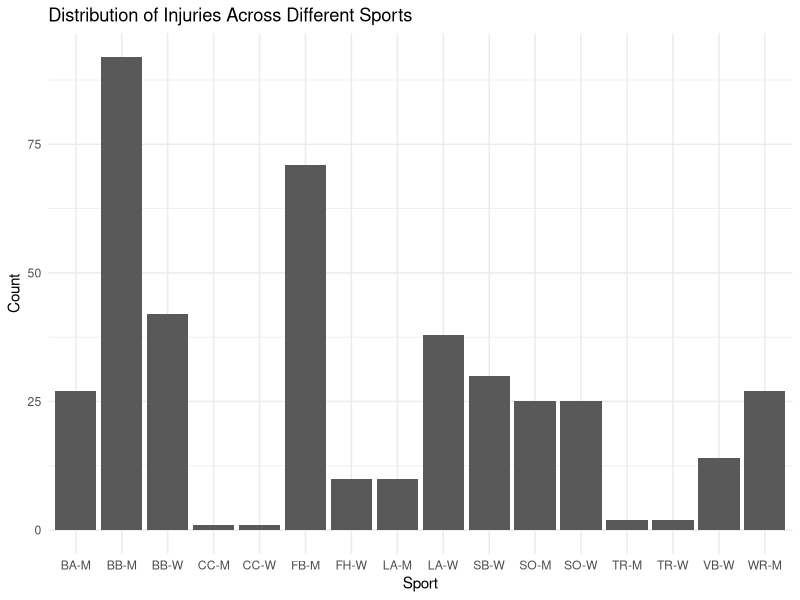
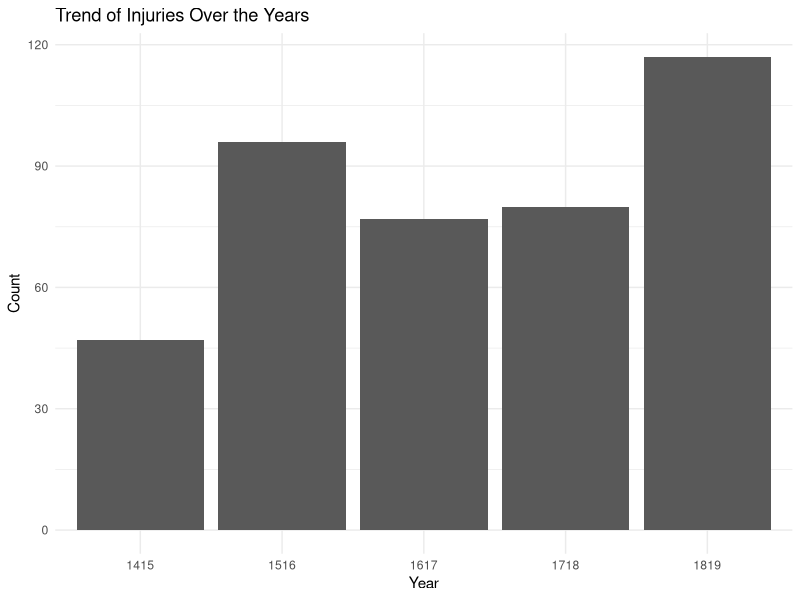
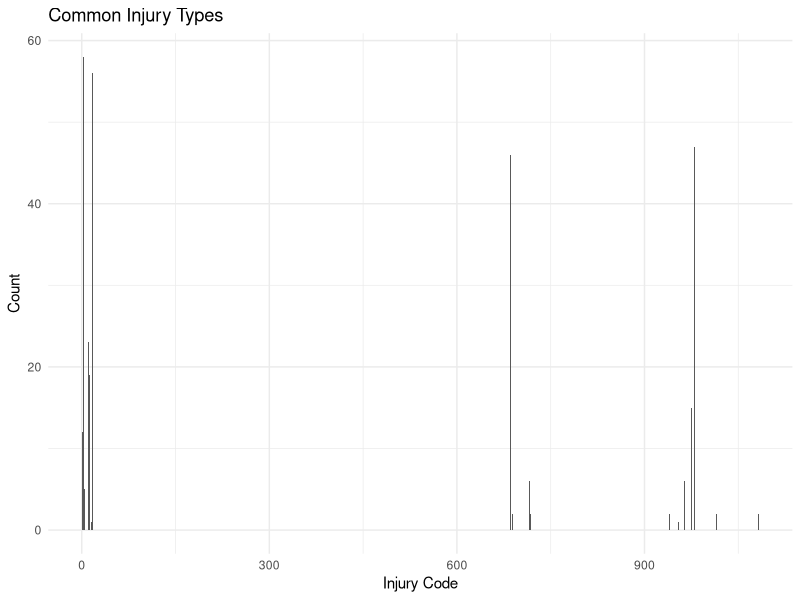
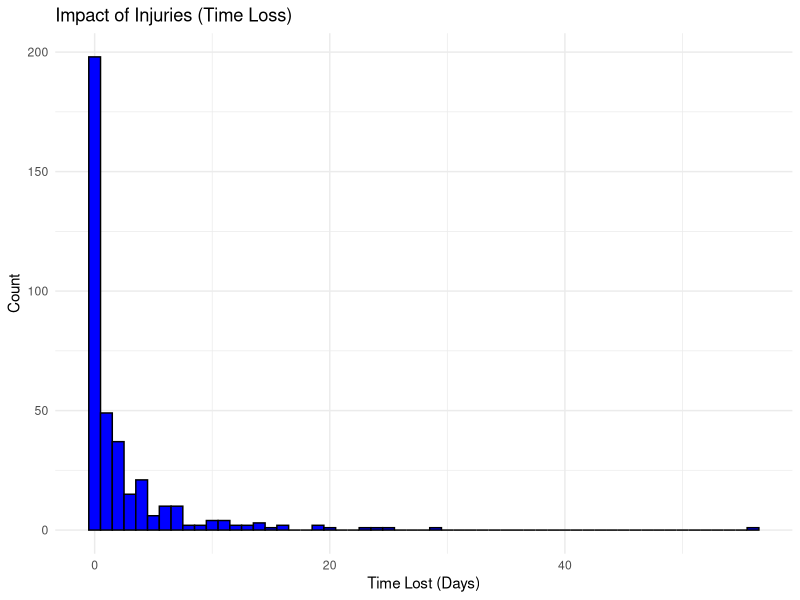

Write the R code that produced these figures, in order.
## ---- chunk 1
knitr::opts_chunk$set(echo = TRUE)
## ---- chunk 2
library(readxl)
library(dplyr)
library(ggplot2)
## ---- chunk 3
data <- read_excel("injuries.xlsx")
## ---- chunk 4
# Count unique values for categorical variables
sapply(data, function(x) if(is.factor(x) | is.character(x)) length(unique(x)) else NA)
## ---- chunk 5
# Count injuries by sport
data %>%
  group_by(Sport) %>%
  summarise(Injury_Count = n())

## ---- chunk 6
# Common injury types
data %>%
  group_by(Injury_or_Illness_Code) %>%
  summarise(Count = n()) %>%
  arrange(desc(Count))

# Affected body parts
data %>%
  group_by(Bodypart_or_System_Code) %>%
  summarise(Count = n()) %>%
  arrange(desc(Count))

## ---- chunk 7
# Plot the distribution of injuries across different sports
ggplot(data, aes(x = Sport)) +
  geom_bar() +
  theme_minimal() +
  labs(title = "Distribution of Injuries Across Different Sports", x = "Sport", y = "Count")


## ---- chunk 8
# Convert Year to a factor for better plotting
data$Year <- as.factor(data$Year)

ggplot(data, aes(x = Year)) +
  geom_bar() +
  theme_minimal() +
  labs(title = "Trend of Injuries Over the Years", x = "Year", y = "Count")

## ---- chunk 9
# Assuming 'Injury_or_Illness_Code' represents different types of injuries
ggplot(data, aes(x = Injury_or_Illness_Code)) +
  geom_bar() +
  theme_minimal() +
  labs(title = "Common Injury Types", x = "Injury Code", y = "Count")

## ---- chunk 10
# Assuming 'TimeLoss' represents the days lost due to injury
ggplot(data, aes(x = TimeLoss)) +
  geom_histogram(binwidth = 1, fill = "blue", color = "black") +
  theme_minimal() +
  labs(title = "Impact of Injuries (Time Loss)", x = "Time Lost (Days)", y = "Count")

